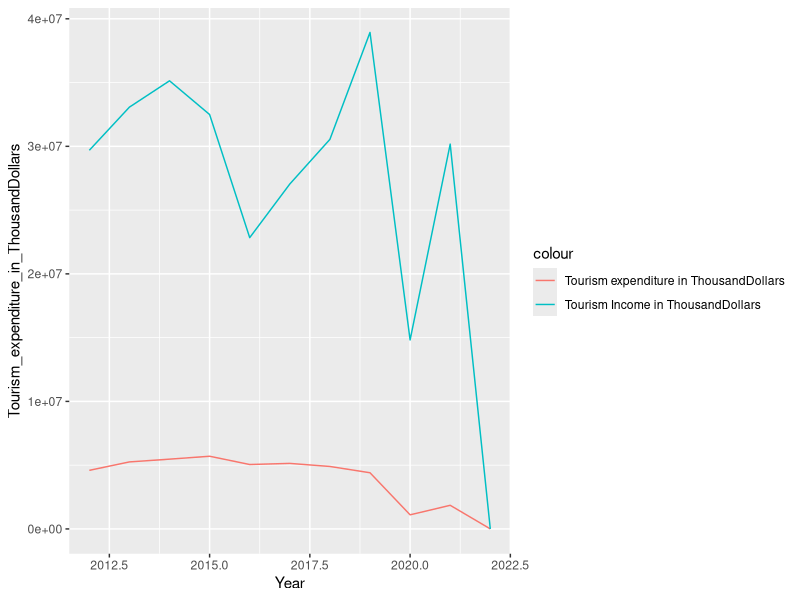
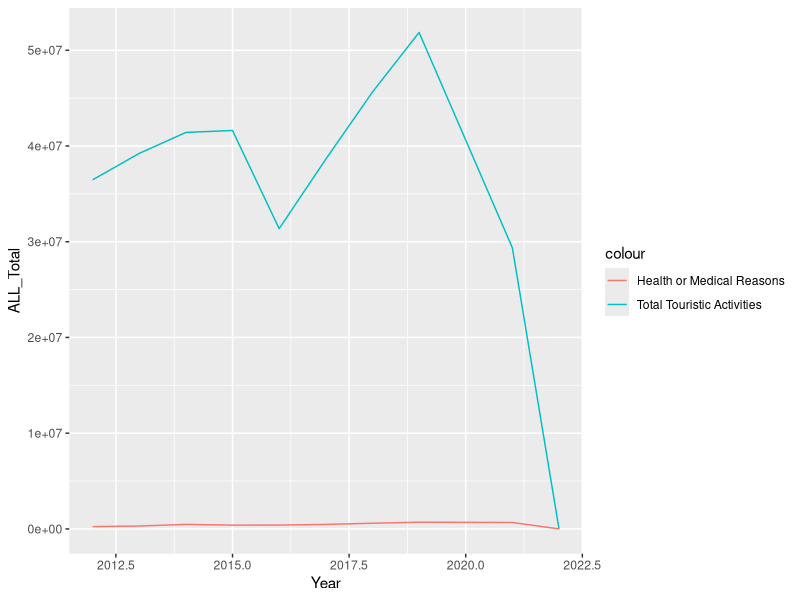
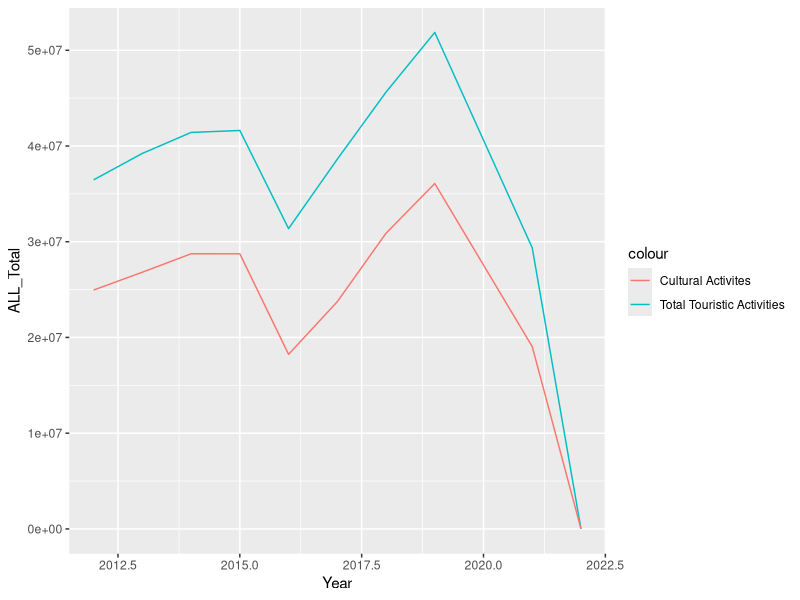
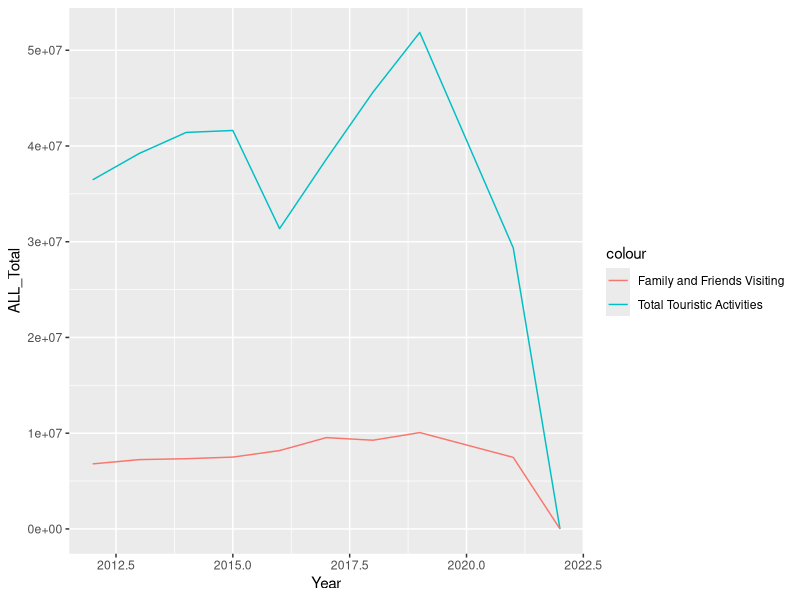
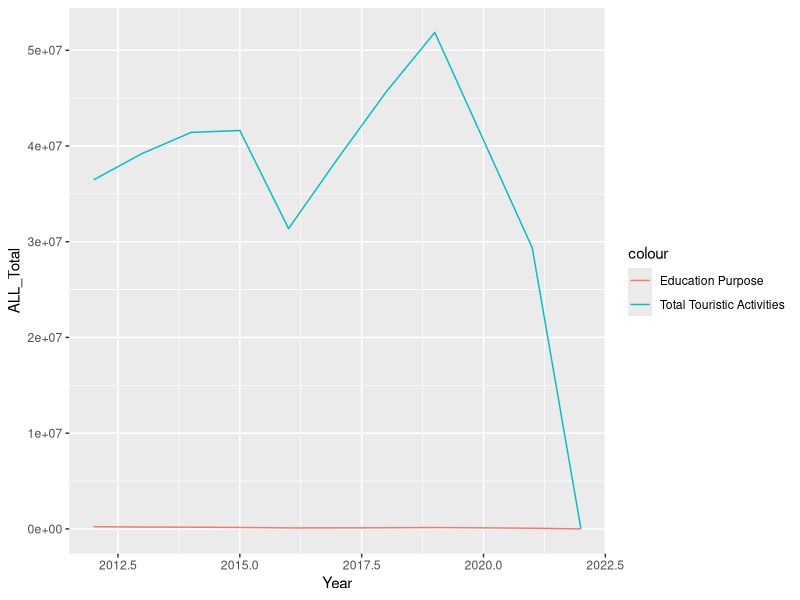
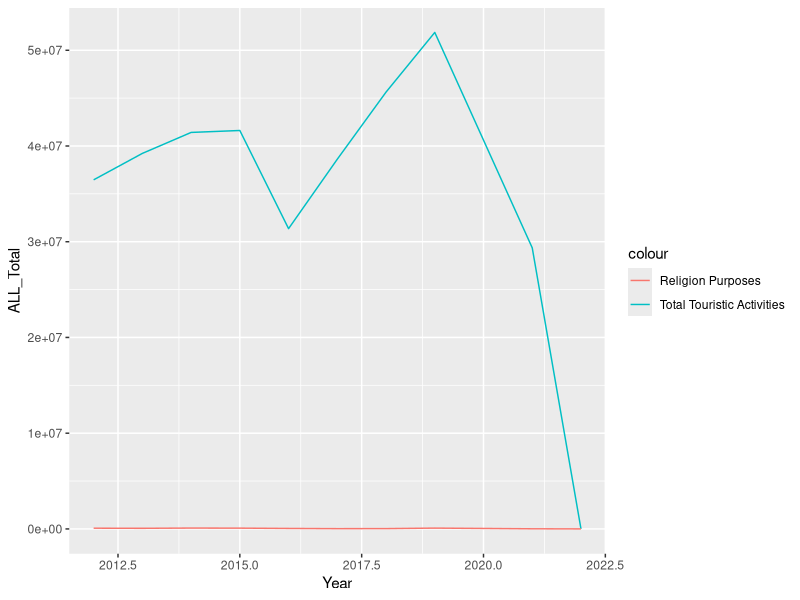
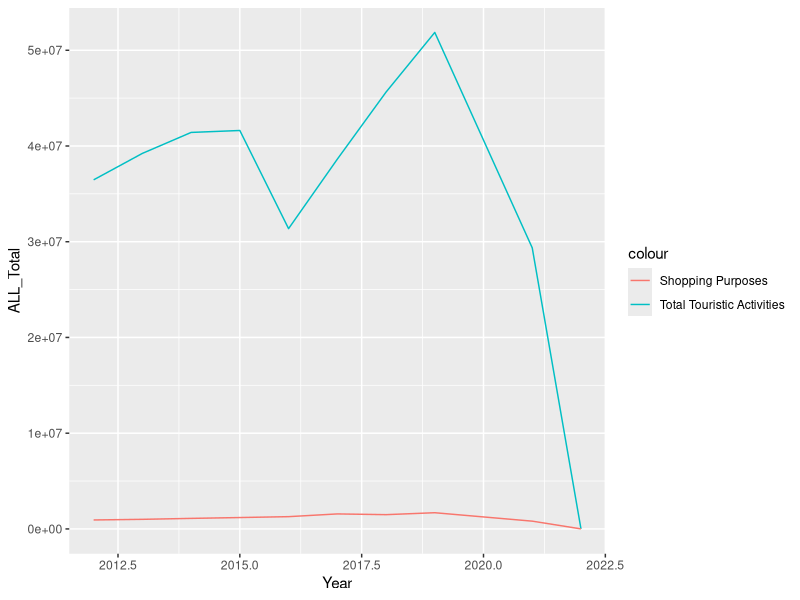
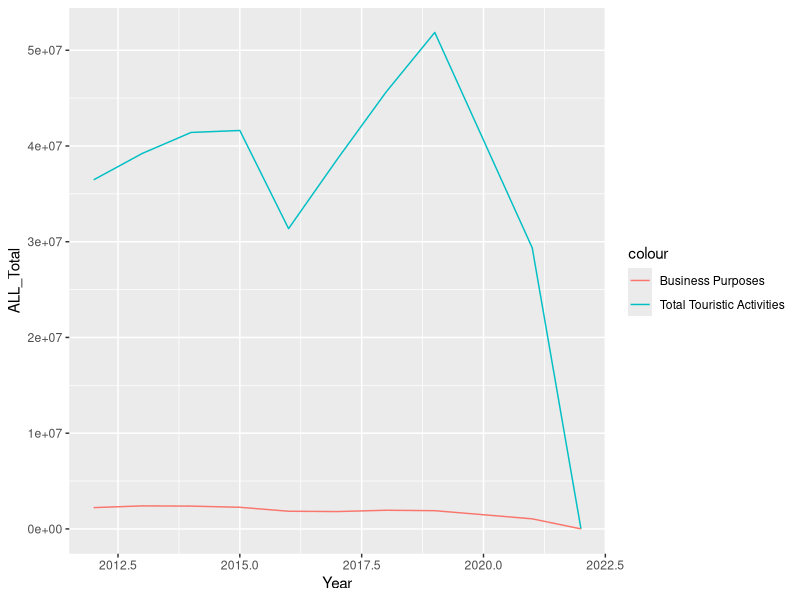

Recreate these plots in R, in order.
## ---- chunk 1

library(tidyverse)
library(dplyr)
library(tidyr)
library(ggplot2)

## ---- chunk 2

library(readxl)
income_nights <- read_excel("term_project/income_nights.xlsx")
income_months <- read_excel("term_project/income_months.xlsx")

income_n1 <- filter(income_nights, Quarter %in% c("Anual"))

ggplot(income_n1, aes(Year)) + 
  geom_line(aes(y = Tourism_expenditure_in_ThousandDollars, colour = "Tourism expenditure in ThousandDollars")) + 
  geom_line(aes(y = Tourism_Income_in_ThousandDollars, colour = "Tourism Income in ThousandDollars"))


## ---- chunk 3





## ---- chunk 4

nationality <- read_excel("term_project/depart_by_residence.xlsx")


## ---- chunk 5

reasons_to_come <- read_excel("term_project/purposes.xlsx")

reasons_1 <- filter(reasons_to_come, Quarter %in% "Annual")


ggplot(reasons_1, aes(Year)) + 
  geom_line(aes(y = ALL_Total, colour = "Total Touristic Activities")) + 
  geom_line(aes(y = ALL_Health_or_medical_reasons, colour = "Health or Medical Reasons"))


## ---- chunk 6

ggplot(reasons_1, aes(Year)) + 
  geom_line(aes(y = ALL_Total, colour = "Total Touristic Activities")) + 
  geom_line(aes(y = ALL_Travel_entertainment_sportive_or_cultural_activities, colour = "Cultural Activites"))

## ---- chunk 7

ggplot(reasons_1, aes(Year)) + 
  geom_line(aes(y = ALL_Total, colour = "Total Touristic Activities")) + 
  geom_line(aes(y = ALL_Visiting_relatives_and_friends, colour = "Family and Friends Visiting"))

## ---- chunk 8

ggplot(reasons_1, aes(Year)) + 
  geom_line(aes(y = ALL_Total, colour = "Total Touristic Activities")) + 
  geom_line(aes(y = ALL_Education_training, colour = "Education Purpose"))

## ---- chunk 9

ggplot(reasons_1, aes(Year)) + 
  geom_line(aes(y = ALL_Total, colour = "Total Touristic Activities")) + 
  geom_line(aes(y = ALL_Religion_Pilgrimag, colour = "Religion Purposes"))

## ---- chunk 10

ggplot(reasons_1, aes(Year)) + 
  geom_line(aes(y = ALL_Total, colour = "Total Touristic Activities")) + 
  geom_line(aes(y = ALL_Shoppin, colour = "Shopping Purposes"))

## ---- chunk 11

ggplot(reasons_1, aes(Year)) + 
  geom_line(aes(y = ALL_Total, colour = "Total Touristic Activities")) + 
  geom_line(aes(y = ALL_Business, colour = "Business Purposes"))

## ---- chunk 12

ggplot(reasons_1, aes(Year)) + 
  geom_line(aes(y = ALL_Total, colour = "Total Touristic Activities")) + 
  geom_line(aes(y = ALL_Other, colour = "Other Reasons"))

